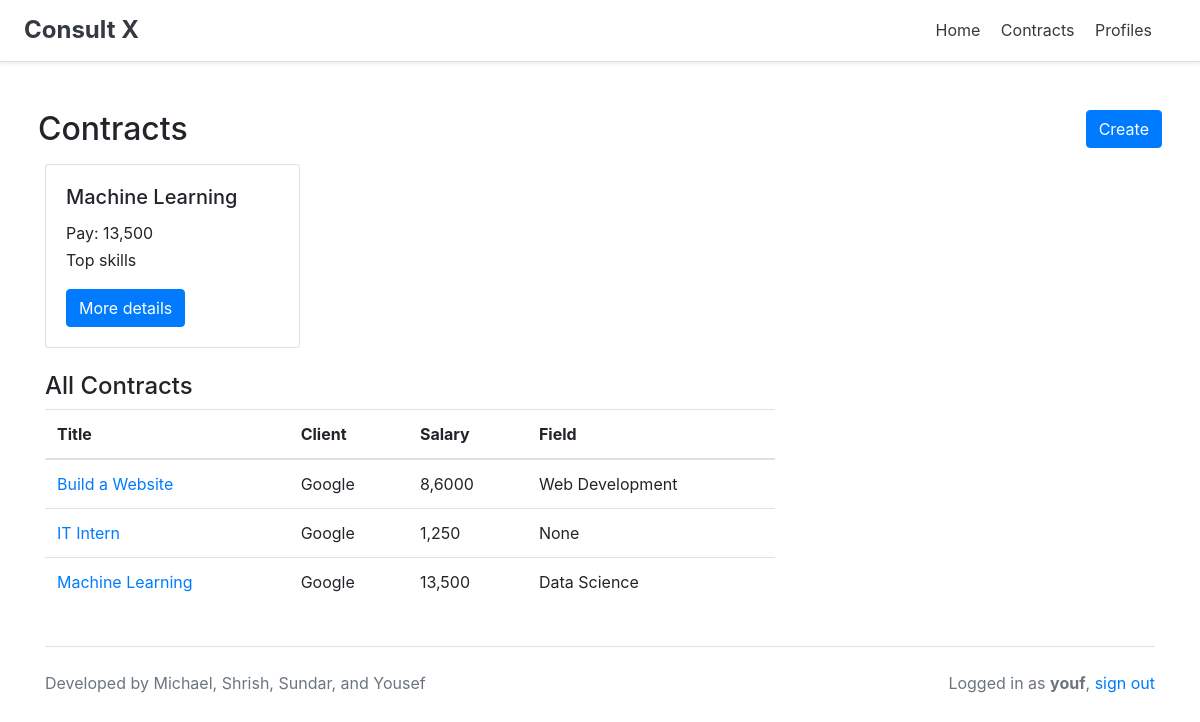
/contracts/ (signed in), run on the app's committed database.
### contracts/models.py (models this page shows, shortened)
class Contract(models.Model):
    title = models.CharField(max_length=128)
    summary = models.TextField(blank=True)
    salary = models.CharField(max_length=128)
    skills = models.ManyToManyField(Skill, blank=True)
    jobTags = models.ForeignKey(JobTag, on_delete=models.CASCADE, blank=True, null=True)
    client = models.ForeignKey(Client, on_delete=models.CASCADE, blank=True, null=True)
    applicants = models.ManyToManyField(Consultant, blank=True, related_name="applicants")
    team = models.ManyToManyField(Consultant, blank=True, related_name="team")
    status = models.CharField(max_length=64, choices=ch_status)

class JobTag(models.Model):
    title = models.CharField(max_length=128)
    def __str__(self):
        return self.title

### profiles/models.py (models this page shows, shortened)
class Client(models.Model):
    user = models.OneToOneField(User, on_delete=models.CASCADE, null=True, blank=True)
    first_name = models.CharField(max_length=64)
    last_name = models.CharField(max_length=64)
    bio = models.TextField(blank=True)
    company_name = models.CharField(max_length=64, null=True)
    email = models.CharField(max_length=64, blank=True)
    website = models.CharField(max_length=128, blank=True)

### contracts/views.py (the view)
def index(request):
    if not check_auth(request):
        return redirect('signin')
    profile, ref = get_profile(request)
    if ref == 1:
        contracts = Contract.objects.filter(client=profile)
    elif ref == 0:
        contracts= []
        for contract in Contract.objects.all():
            if profile in contract.team.all():
                contracts.append(contract)
    context = {
        "contracts": contracts,
        "all_contracts": Contract.objects.all(),
        "ref": ref
    }
    return render(request, 'contracts.html', context=context)

### contracts/views.py (called while the page is built)
def get_profile(request):
    profile, ref, status = get_profile_status(request)
    return profile, ref

def get_profile_status(request):
    status = False
    for i in range(len(prof_type)):
        query = prof_type[i].objects.filter(user=request.user)
        if len(query) != 0:
            if query[0].first_name != "":
                status = True
            return query[0], i, status
    return None, 0, status

def check_auth(request):
    if not request.user.is_authenticated:
        return False
    else:
        return True

### contracts/templates/contracts.html (shortened to what this page needs)
{% extends 'base.html' %}
{% block body %}
<div class="row d-flex justify-content-end">
    <div class="mr-auto p-2">
        <h2> Contracts </h2>
    </div>
    <div class="p-2">
        <a href="{% url 'create_contract' %}" class="btn btn-primary">Create</a>
    </div>
</div>
<div class="row" >
    {% for contract in contracts %}
    <div class="col-sm-3">
        <div class="card">
            <div class="card-body">
                <h5 class="card-title">{{ contract.title }}</h5>
                <p style="margin-bottom: 3px;" class="card-text">Pay: {{ contract.salary }}</p>
                <p style="margin-bottom: 17px;" class="card-text">Top skills</p>
                <a href="{% url 'view_contract' contract.pk %}" class="btn btn-primary">More details</a>
            </div>
        </div>
    </div>
    {% endfor %}
</div>
<br>
<h4>All Contracts</h4>
<div class="row">
    <div class="col-sm-8">
        <table class="table table-hover">
            <thead>
                <tr>
                    <th scope="col">Title</th>
                    <th scope="col">Client</th>
                    <th scope="col">Salary</th>
                    <th scope="col">Field</th>
                </tr>
            </thead>
            <tbody>
                {% for contract in all_contracts %}
                <tr>
                    <td><a href="{% url 'view_contract' contract.pk %}">{{ contract.title }}</a></td>
                    <td>{{ contract.client.company_name }}</td>
                    <td>{{ contract.salary }}</td>
                    <td>{{ contract.jobTags }}</td>
                </tr>
                {% endfor %}
            </tbody>
        </table>
    </div>
</div>
{% endblock %}

### login/templates/base.html (shortened to what this page needs)
<!doctype html>
<html lang="en">
    <head>
        {% load static %} <! CSS --->
        <link rel="stylesheet" href="https://stackpath.bootstrapcdn.com/bootstrap/4.3.1/css/bootstrap.min.css">
    </head>
    <body>
        <div class="d-flex flex-column flex-md-row align-items-center p-3 px-md-4 mb-3 bg-white border-bottom shadow-sm">
            <h4 class="my-0 mr-md-auto font-weight-normal"><a href="/index"><font color="#343a40"><b>Consult X</b></font></a></h4>
            <nav class="my-2 my-md-0 mr-md-3">
                <a class="p-2 text-dark" href="/index">Home</a>
                <a class="p-2 text-dark" href="/contracts">Contracts</a>
                <a class="p-2 text-dark" href="/profiles">Profiles</a>
            </nav>
        </div>
        <div class="container">
            <br>
            {% block body %}
            {% endblock %}
            <br>
            <footer class="border-top"><br>
                <p class="float-right text-muted">
                    {% if user.get_username|length != 0 %}
                        Logged in as <b>{{ user.get_username }}</b>, <a href="/signout">sign out</a>
                    {% endif %}
                </p>
                <p class="text-muted">
                    Developed by Michael, Shrish, Sundar, and Yousef
                </p>
            </footer>
        </div>
    </body>
</html>

### data on the page
Contract: title "Machine Learning", salary "13,500", client.company_name "Google", jobTags "Data Science"
Contract: title "Build a Website", client.company_name "Google", salary "8,6000", jobTags "Web Development"
Contract: title "IT Intern", client.company_name "Google", salary "1,250", jobTags "None"

### other printed values
{{ user.get_username }} "youf"
